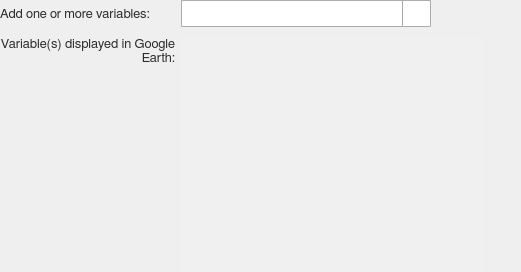
          <widget class="QWidget" name="scrollAreaWidgetContents">
           <property name="geometry">
            <rect>
             <x>0</x>
             <y>0</y>
             <width>521</width>
             <height>272</height>
            </rect>
           </property>
           <layout class="QGridLayout" name="gridLayout_6">
            <property name="leftMargin">
             <number>0</number>
            </property>
            <property name="topMargin">
             <number>0</number>
            </property>
            <property name="rightMargin">
             <number>0</number>
            </property>
            <property name="bottomMargin">
             <number>0</number>
            </property>
            <item row="0" column="0">
             <layout class="QVBoxLayout" name="ew_vertical_layout_2">
              <item>
               <layout class="QGridLayout" name="gridLayout_5">
                <property name="verticalSpacing">
                 <number>10</number>
                </property>
                <item row="0" column="0">
                 <widget class="QLabel" name="ew_label_5">
                  <property name="minimumSize">
                   <size>
                    <width>0</width>
                    <height>27</height>
                   </size>
                  </property>
                  <property name="maximumSize">
                   <size>
                    <width>16777215</width>
                    <height>27</height>
                   </size>
                  </property>
                  <property name="font">
                   <font>
                    <family>FreeSans</family>
                    <pointsize>10</pointsize>
                    <stylestrategy>PreferAntialias</stylestrategy>
                    <kerning>true</kerning>
                   </font>
                  </property>
                  <property name="styleSheet">
                   <string notr="true">QLabel {
    color: rgb(45,45,45);
}</string>
                  </property>
                  <property name="text">
                   <string>Add one or more variables:</string>
                  </property>
                  <property name="alignment">
                   <set>Qt::AlignLeading|Qt::AlignLeft|Qt::AlignVCenter</set>
                  </property>
                 </widget>
                </item>
                <item row="0" column="1">
                 <layout class="QHBoxLayout" name="horizontalLayout_4">
                  <item>
                   <widget class="QComboBox" name="ew_combobox_5">
                    <property name="minimumSize">
                     <size>
                      <width>250</width>
                      <height>27</height>
                     </size>
                    </property>
                    <property name="maximumSize">
                     <size>
                      <width>250</width>
                      <height>27</height>
                     </size>
                    </property>
                    <property name="font">
                     <font>
                      <family>FreeSans</family>
                      <pointsize>9</pointsize>
                      <weight>50</weight>
                      <bold>false</bold>
                      <stylestrategy>PreferAntialias</stylestrategy>
                      <kerning>true</kerning>
                     </font>
                    </property>
                    <property name="styleSheet">
                     <string notr="true">QComboBox {
	border: 1px solid #acacac;
    border-radius: 1px;
	padding-left: 5px;
    background-color: qlineargradient(x1: 0, y1: 0, x2: 0, y2: 1, 
								stop: 0 #f0f0f0, stop: 1 #e5e5e5);
    color: rgb(45,45,45);
}

QComboBox:disabled {
	background-color:  rgb(200,200,200);
}

QComboBox:hover {
	border: 1px solid #7eb4ea;
    border-radius: 1px;
	background-color: qlineargradient(x1: 0, y1: 0, x2: 0, y2: 1, 
								stop: 0 #ecf4fc, stop: 1 #dcecfc);
}

QComboBox::drop-down {
	subcontrol-origin: padding;
	subcontrol-position: top right;
	width: 27px;
    border-left-width: 1px;
	border-left-color: darkgray;
	border-left-style: solid;
	border-top-right-radius: 3px;
	border-bottom-right-radius: 3px;
}

QComboBox::down-arrow {
	image: url(icons/down_arrow_icon.svg); 
	width: 16px;
	height: 16px
}

QComboBox QAbstractItemView {
	selection-background-color: rgb(200,200,200);
	selection-color: black;
	background: #f0f0f0;
	border: 0px solid #f0f0f0;
}

QComboBox QAbstractItemView::item {
	margin: 5px 5px 5px 5px;
}</string>
                    </property>
                   </widget>
                  </item>
                  <item>
                   <spacer name="horizontalSpacer_8">
                    <property name="orientation">
                     <enum>Qt::Horizontal</enum>
                    </property>
                    <property name="sizeType">
                     <enum>QSizePolicy::Fixed</enum>
                    </property>
                    <property name="sizeHint" stdset="0">
                     <size>
                      <width>10</width>
                      <height>20</height>
                     </size>
                    </property>
                   </spacer>
                  </item>
                  <item>
                   <widget class="QToolButton" name="ew_add_button">
                    <property name="minimumSize">
                     <size>
                      <width>27</width>
                      <height>27</height>
                     </size>
                    </property>
                    <property name="maximumSize">
                     <size>
                      <width>27</width>
                      <height>27</height>
                     </size>
                    </property>
                    <property name="styleSheet">
                     <string notr="true">QToolButton {
	border: 1px solid transparent;
	background-color: transparent;
	width: 27px;
	height: 27px;
}

QToolButton:flat {
	border: none;
}</string>
                    </property>
                    <property name="icon">
                     <iconset>
                      <normaloff>icons/continue_icon.svg</normaloff>icons/continue_icon.svg</iconset>
                    </property>
                    <property name="iconSize">
                     <size>
                      <width>23</width>
                      <height>23</height>
                     </size>
                    </property>
                   </widget>
                  </item>
                  <item>
                   <spacer name="horizontalSpacer_9">
                    <property name="orientation">
                     <enum>Qt::Horizontal</enum>
                    </property>
                    <property name="sizeHint" stdset="0">
                     <size>
                      <width>40</width>
                      <height>20</height>
                     </size>
                    </property>
                   </spacer>
                  </item>
                 </layout>
                </item>
                <item row="1" column="0">
                 <widget class="QLabel" name="ew_label_6">
                  <property name="minimumSize">
                   <size>
                    <width>0</width>
                    <height>27</height>
                   </size>
                  </property>
                  <property name="maximumSize">
                   <size>
                    <width>16777215</width>
                    <height>16777215</height>
                   </size>
                  </property>
                  <property name="font">
                   <font>
                    <family>FreeSans</family>
                    <pointsize>10</pointsize>
                    <stylestrategy>PreferAntialias</stylestrategy>
                    <kerning>true</kerning>
                   </font>
                  </property>
                  <property name="styleSheet">
                   <string notr="true">QLabel {
    color: rgb(45,45,45);
}</string>
                  </property>
                  <property name="text">
                   <string>Variable(s) displayed in Google Earth:</string>
                  </property>
                  <property name="alignment">
                   <set>Qt::AlignRight|Qt::AlignTop|Qt::AlignTrailing</set>
                  </property>
                  <property name="wordWrap">
                   <bool>true</bool>
                  </property>
                 </widget>
                </item>
                <item row="1" column="1">
                 <layout class="QHBoxLayout" name="horizontalLayout_5">
                  <item>
                   <widget class="QListWidget" name="ew_varlist_1">
                    <property name="enabled">
                     <bool>true</bool>
                    </property>
                    <property name="minimumSize">
                     <size>
                      <width>0</width>
                      <height>150</height>
                     </size>
                    </property>
                    <property name="maximumSize">
                     <size>
                      <width>16777215</width>
                      <height>16777215</height>
                     </size>
                    </property>
                    <property name="font">
                     <font>
                      <family>FreeSans</family>
                      <pointsize>9</pointsize>
                      <stylestrategy>PreferAntialias</stylestrategy>
                      <kerning>true</kerning>
                     </font>
                    </property>
                    <property name="focusPolicy">
                     <enum>Qt::NoFocus</enum>
                    </property>
                    <property name="styleSheet">
                     <string notr="true">QListWidget {
    border-radius: 3px;
	background-color:  rgb(240, 240, 240);
	color: rgb(45,45,45);
}

QListWidget:disabled {
	background-color:  rgb(200,200,200);
    color: rgb(45,45,45);
}

QListView::item {
	border: 0px solid rgb(240,240,240);
	border-radius: 3px;
    padding: 1px 1px 1px 1px;
    margin: 3px 3px 3px 3px;
}

QListView::item:selected {
	border: 0px solid rgb(240,240,240);
	border-radius: 3px;
}

QListView::item:selected:!active {
	background: rgb(200,200,200);
}

QListView::item:selected:active {
	background: rgb(200,200,200);
}

QListView::item:hover {
	background: rgb(230,230,230);
	border-radius: 3px;
}

QScrollBar:vertical {
  border: 0px solid white;
  background-color: rgb(240, 240, 240);
  width: 20px;
  margin: 21px 0px 21px 0px;
}

QScrollBar:horizontal {
  border: 0px solid white;
  background-color: rgb(240, 240, 240);
  height: 20px;
  margin: 0px 21px 0px 21px;
}

QScrollBar::handle:vertical {
  background-color: rgb(205, 205, 205);
  min-height: 25px;
}

QScrollBar:handle:vertical:hover {
  background-color: rgb(166, 166, 166);
}

QScrollBar:handle:vertical:pressed {
  background-color: rgb(96, 96, 96);
}

QScrollBar::handle:horizontal {
  background-color: rgb(205, 205, 205);
  min-width: 25px;
}

QScrollBar:handle:horizontal:hover {
  background-color: rgb(166, 166, 166);
}

QScrollBar:handle:horizontal:pressed {
  background-color: rgb(96, 96, 96);
}

QScrollBar::add-line:vertical {
  border-top: 0px solid rgb(240,240,240);
  border-left: 0px solid white;
  border-right: 0px solid white;
  border-bottom: 0px solid white;
  background-color: rgb(240, 240, 240);
  height: 20px;
  subcontrol-position: bottom;
  subcontrol-origin: margin;
  border-top-right-radius: 3px;
}

QScrollBar::add-line:vertical:hover {
  background-color: rgb(218, 218, 218);
}

QScrollBar::add-line:vertical:pressed {
  background-color: rgb(96, 96, 96);
}

QScrollBar::sub-line:vertical {
  border-top: 0px solid white;
  border-left: 0px solid white;
  border-right: 0px solid white;
  border-bottom: 0px solid rgb(240,240,240);
  background-color: rgb(240, 240, 240);
  height: 20px;
  subcontrol-position: top;
  subcontrol-origin: margin;
  border-bottom-right-radius: 3px;
}

QScrollBar::sub-line:vertical:hover {
  background-color: rgb(218, 218, 218);
}

QScrollBar::sub-line:vertical:pressed {
  background-color: rgb(96, 96, 96);
}

QScrollBar::up-arrow:vertical {
  image: url(icons/up_arrow_icon.svg); 
  width: 16px;
  height: 16px;
}

QScrollBar::up-arrow:vertical:pressed {
  right: -1px;
  bottom: -1px;
}

QScrollBar::down-arrow:vertical {
  image: url(icons/down_arrow_icon.svg); 
  width: 16px;
  height: 16px;
}

QScrollBar::down-arrow:vertical:pressed {
  right: -1px;
  bottom: -1px;
}

QScrollBar::add-line:horizontal {
  border-top: 0px solid white;
  border-left: 0px solid rgb(240,240,240);
  border-right: 0px solid white;
  border-bottom: 0px solid white;
  background-color: rgb(240, 240, 240);
  width: 20px;
  subcontrol-position: right;
  subcontrol-origin: margin;
  border-bottom-right-radius: 0px;
}

QScrollBar::add-line:horizontal:hover {
  background-color: rgb(218, 218, 218);
}

QScrollBar::add-line:horizontal:pressed {
  background-color: rgb(96, 96, 96);
}

QScrollBar::sub-line:horizontal {
  border-top: 0px solid white;
  border-left: 0px solid white;
  border-right: 0px solid rgb(240,240,240);
  border-bottom: 0px solid white;
  background-color: rgb(240, 240, 240);
  width: 20px;
  subcontrol-position: left;
  subcontrol-origin: margin;
  border-bottom-left-radius: 3px;
}

QScrollBar::sub-line:horizontal:hover {
  background-color: rgb(218, 218, 218);
}

QScrollBar::sub-line:horizontal:pressed {
  background-color: rgb(96, 96, 96);
}

QScrollBar::left-arrow:horizontal {
  image: url(icons/left_arrow_icon.svg); 
  width: 16px;
  height: 16px;
}

QScrollBar::left-arrow:horizontal:pressed {
  right: -1px;
  bottom: -1px;
}

QScrollBar::right-arrow:horizontal {
  image: url(icons/right_arrow_icon.svg); 
  width: 16px;
  height: 16px;
}

QScrollBar::right-arrow:horizontal:pressed {
  right: -1px;
  bottom: -1px;
}</string>
                    </property>
                    <property name="frameShape">
                     <enum>QFrame::NoFrame</enum>
                    </property>
                    <property name="dragDropMode">
                     <enum>QAbstractItemView::InternalMove</enum>
                    </property>
                    <property name="defaultDropAction">
                     <enum>Qt::MoveAction</enum>
                    </property>
                    <property name="selectionMode">
                     <enum>QAbstractItemView::ExtendedSelection</enum>
                    </property>
                   </widget>
                  </item>
                  <item>
                   <spacer name="horizontalSpacer_10">
                    <property name="orientation">
                     <enum>Qt::Horizontal</enum>
                    </property>
                    <property name="sizeType">
                     <enum>QSizePolicy::Fixed</enum>
                    </property>
                    <property name="sizeHint" stdset="0">
                     <size>
                      <width>10</width>
                      <height>20</height>
                     </size>
                    </property>
                   </spacer>
                  </item>
                  <item>
                   <layout class="QVBoxLayout" name="verticalLayout">
                    <item>
                     <widget class="QToolButton" name="info_button_3">
                      <property name="maximumSize">
                       <size>
                        <width>27</width>
                        <height>27</height>
                       </size>
                      </property>
                      <property name="styleSheet">
                       <string notr="true">QToolButton {
	border: 1px solid transparent;
	background-color: transparent;
	width: 27px;
	height: 27px;
}

QToolButton:flat {
	border: none;
}</string>
                      </property>
                      <property name="text">
                       <string/>
                      </property>
                      <property name="icon">
                       <iconset>
                        <normaloff>icons/info_icon.svg</normaloff>icons/info_icon.svg</iconset>
                      </property>
                      <property name="iconSize">
                       <size>
                        <width>23</width>
                        <height>23</height>
                       </size>
                      </property>
                      <property name="autoRaise">
                       <bool>false</bool>
                      </property>
                     </widget>
                    </item>
                    <item>
                     <spacer name="verticalSpacer">
                      <property name="orientation">
                       <enum>Qt::Vertical</enum>
                      </property>
                      <property name="sizeHint" stdset="0">
                       <size>
                        <width>20</width>
                        <height>40</height>
                       </size>
                      </property>
                     </spacer>
                    </item>
                   </layout>
                  </item>
                 </layout>
                </item>
               </layout>
              </item>
             </layout>
            </item>
           </layout>
          </widget>
